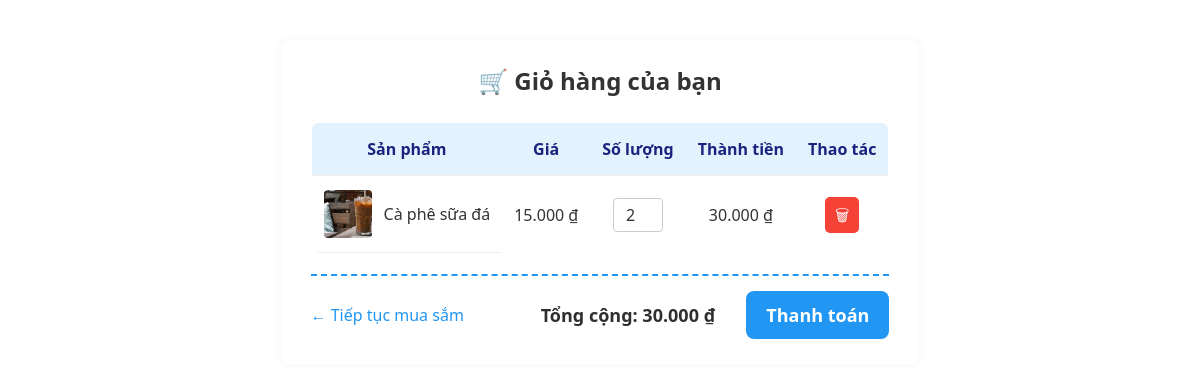
Page /cart/cart.php (signed in) on the committed database.
### tables this page shows
CREATE TABLE `cart_items` (
  `id` int(11) NOT NULL,
  `cart_id` int(11) NOT NULL,
  `product_id` int(11) NOT NULL,
  `quantity` int(11) DEFAULT 1
);

CREATE TABLE `product` (
  `id` int(11) NOT NULL,
  `name` varchar(255) NOT NULL,
  `price` decimal(10,2) NOT NULL,
  `description` text DEFAULT NULL,
  `image_url` varchar(500) DEFAULT NULL,
  `category` varchar(100) DEFAULT NULL,
  `created_at` timestamp NOT NULL DEFAULT current_timestamp()
);

### cart/cart.php (the view, shortened to what this page needs)
<?php
require_once '../manage/database.php';
$user_id = $_SESSION['user_id'];
$cart_sql = "SELECT id FROM carts WHERE user_id = ?";
$cart_stmt = $conn->prepare($cart_sql);
$cart_stmt->bind_param("i", $user_id);
$cart_stmt->execute();
$cart_result = $cart_stmt->get_result();
$cart = $cart_result->fetch_assoc();
$cart_id = $cart['id'];
$sql = "SELECT ci.id AS cart_item_id, p.name, p.price, p.image_url, ci.quantity
        FROM cart_items ci
        JOIN product p ON ci.product_id = p.id
        WHERE ci.cart_id = ?";
$stmt = $conn->prepare($sql);
$stmt->bind_param("i", $cart_id);
$stmt->execute();
$result = $stmt->get_result();
?>
<!DOCTYPE html>
<html lang="vi">
<head>
  <link href="https://cdn.jsdelivr.net/npm/tailwindcss@2.2.19/dist/tailwind.min.css" rel="stylesheet">
  <link rel="stylesheet" href="https://cdnjs.cloudflare.com/ajax/libs/font-awesome/6.5.0/css/all.min.css" />
  <link rel="stylesheet" href="cart.css" />
</head>
<body class="flex flex-col min-h-screen bg-white">
  <main class="cart-section px-4 py-10 max-w-6xl mx-auto">
    <h2 class="text-2xl font-bold text-blue-500 mb-6">🛒 Giỏ hàng của bạn</h2>
    <table class="cart-table w-full text-left border">
      <thead>
        <tr class="bg-blue-100">
          <th class="p-3">Sản phẩm</th>
          <th class="p-3">Giá</th>
          <th class="p-3">Số lượng</th>
          <th class="p-3">Thành tiền</th>
          <th class="p-3">Thao tác</th>
        </tr>
      </thead>
      <tbody>
        <?php
        $total = 0;
        while ($row = $result->fetch_assoc()):
          $subtotal = $row['price'] * $row['quantity'];
          $total += $subtotal;
        ?>
        <tr class="border-t">
          <td class="p-3 flex items-center space-x-3">
            <img src="<?php echo $row['image_url']; ?>" class="w-12 h-12 object-cover rounded">
            <span><?php echo htmlspecialchars($row['name']); ?></span>
          </td>
          <td class="p-3"><?php echo number_format($row['price'], 0, ',', '.'); ?> ₫</td>
          <td class="p-3">
            <input type="number" min="1" value="<?php echo $row['quantity']; ?>"
                   data-id="<?php echo $row['cart_item_id']; ?>"
                   class="quantity-input w-16 border px-2 py-1 rounded">
          </td>
          <td class="p-3"><?php echo number_format($subtotal, 0, ',', '.'); ?> ₫</td>
          <td class="p-3">
            <button class="btn-delete text-red-600 hover:text-red-800"
                    data-id="<?php echo $row['cart_item_id']; ?>">
              🗑</button>
          </td>
        </tr>
        <?php endwhile; ?>
      </tbody>
    </table>
    <div class="cart-footer mt-8 flex justify-between items-center">
      <a href="../home/index.php" class="text-blue-500 hover:underline">← Tiếp tục mua sắm</a>
      <div class="total text-lg font-bold">
        Tổng cộng: <?php echo number_format($total, 0, ',', '.'); ?> ₫
        <form action="../cart/checkout.php" method="POST" class="inline">
          <button type="submit" class="btn-checkout ml-4 px-6 py-2 bg-green-500 text-white rounded hover:bg-green-600">
    Thanh toán
  </button>
</form>
      </div>
    </div>
  </main>
</body>
</html>

### cart/cart.css (style rules this page uses)
body { margin: 0; font-family: 'Segoe UI', sans-serif; background-color: #ffffff; color: #333; }
.cart-section { max-width: 1000px; margin: 40px auto; background-color: #ffffff; padding: 25px 30px; border-radius: 10px; box-shadow: 0 0 10px rgba(0,0,0,0.05); }
.cart-section h2 { margin-bottom: 25px; color: #333; text-align: center; }
.cart-table { width: 100%; border-collapse: collapse; background-color: #ffffff; border: 1px solid #ddd; border-radius: 8px; overflow: hidden; }
.cart-table th, .cart-table td { border-bottom: 1px solid #f0f0f0; padding: 14px 12px; text-align: center; }
.cart-table th { background-color: #e3f2fd; color: #1a237e; font-weight: bold; }
.cart-table input[type="number"] { width: 50px; padding: 4px; border-radius: 4px; border: 1px solid #ccc; text-align: center; }
.btn-delete { background-color: #f44336; color: white; border: none; padding: 6px 10px; border-radius: 5px; cursor: pointer; }
.cart-footer { margin-top: 20px; display: flex; justify-content: space-between; align-items: center; padding-top: 15px; border-top: 2px dashed #2196f3; }
.cart-footer a { text-decoration: none; color: #2196f3; }
.total { display: flex; align-items: center; gap: 15px; font-size: 18px; color: #2f2f2f; }
.btn-checkout { background-color: #2196f3; color: white; border: none; padding: 10px 20px; border-radius: 8px; cursor: pointer; font-weight: bold; }

### rows in the picture
cart_items: product.image_url (picture), product.name "Cà phê sữa đá", product.price "15.000", quantity "2", subtotal "30.000"

### other values in the picture
$total "30.000"
